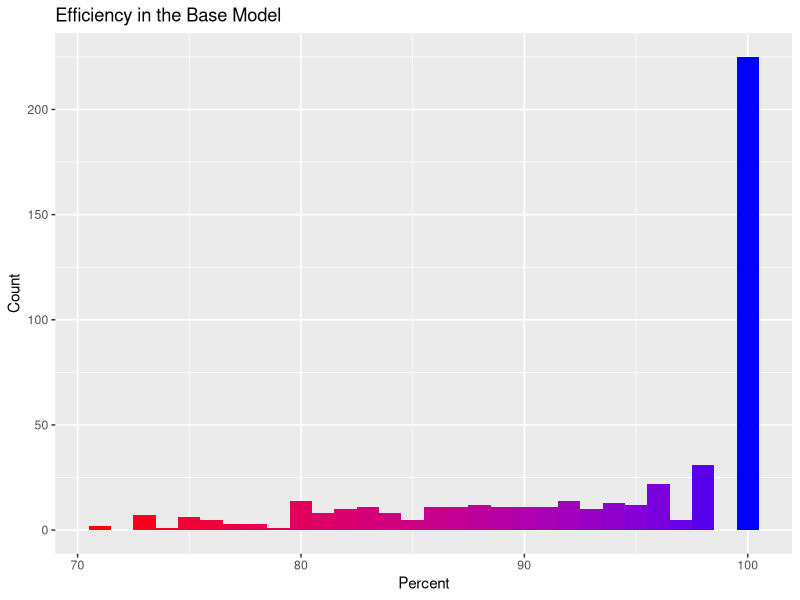
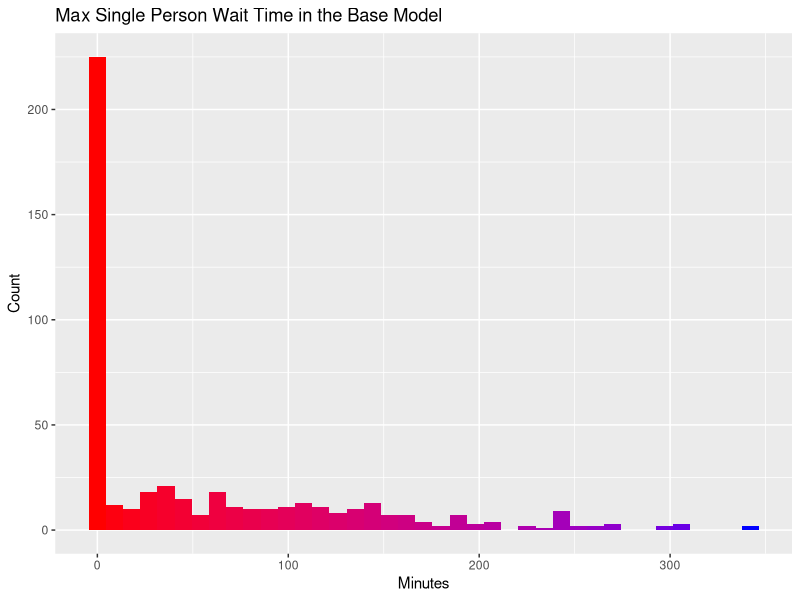
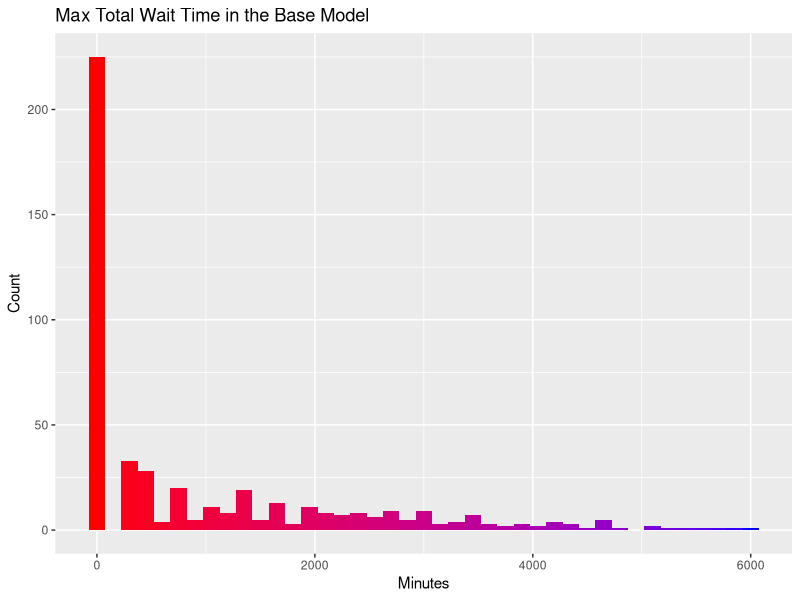
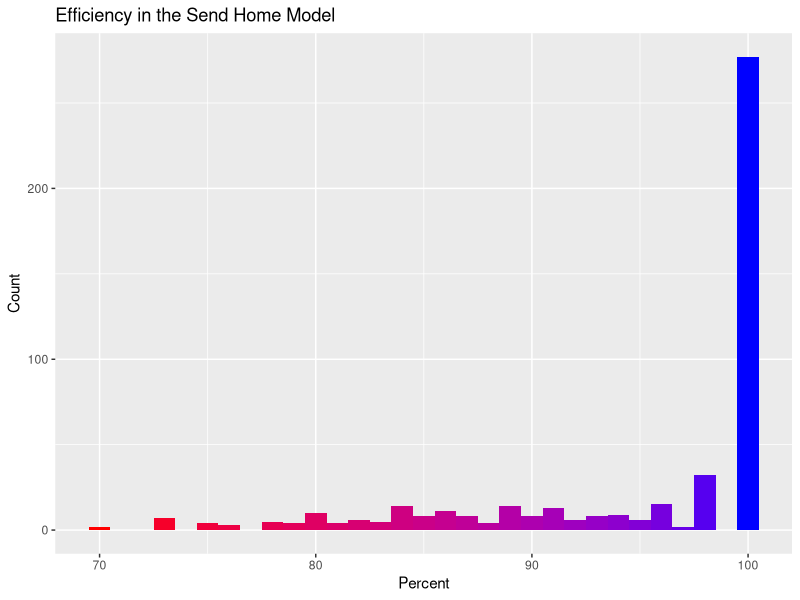
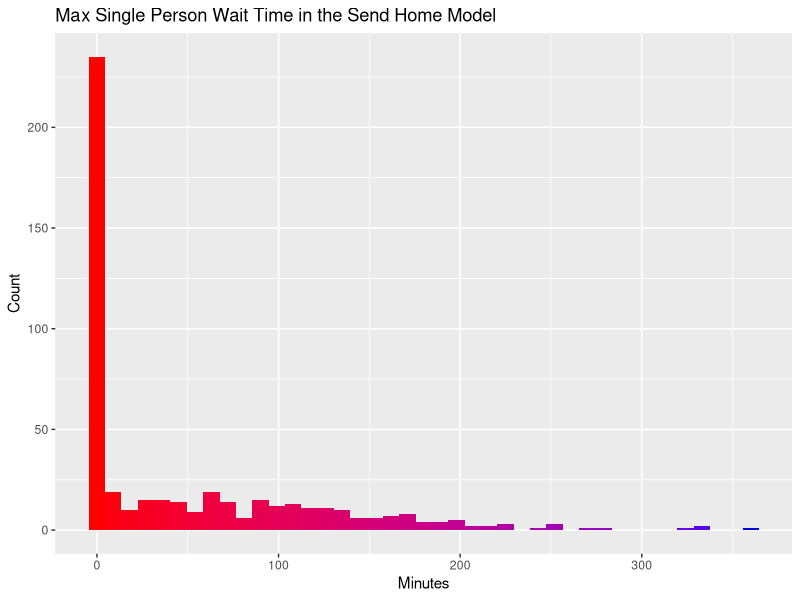
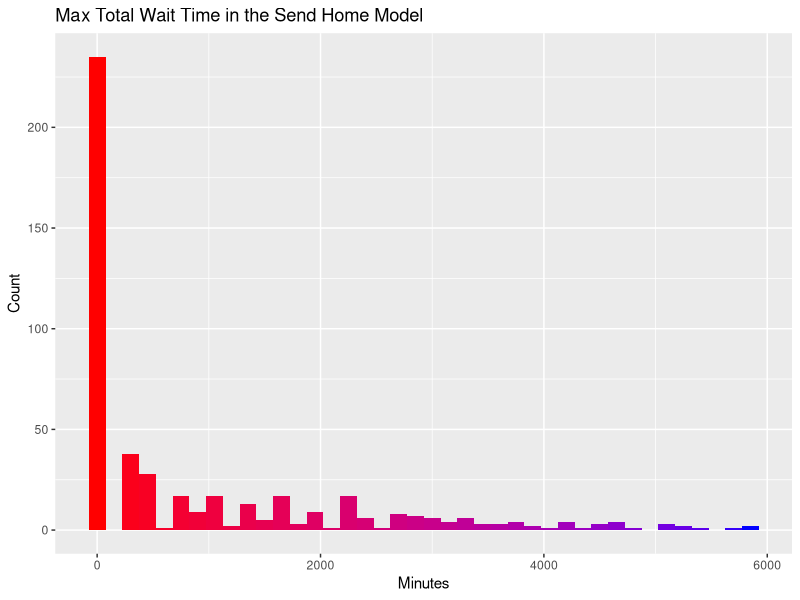
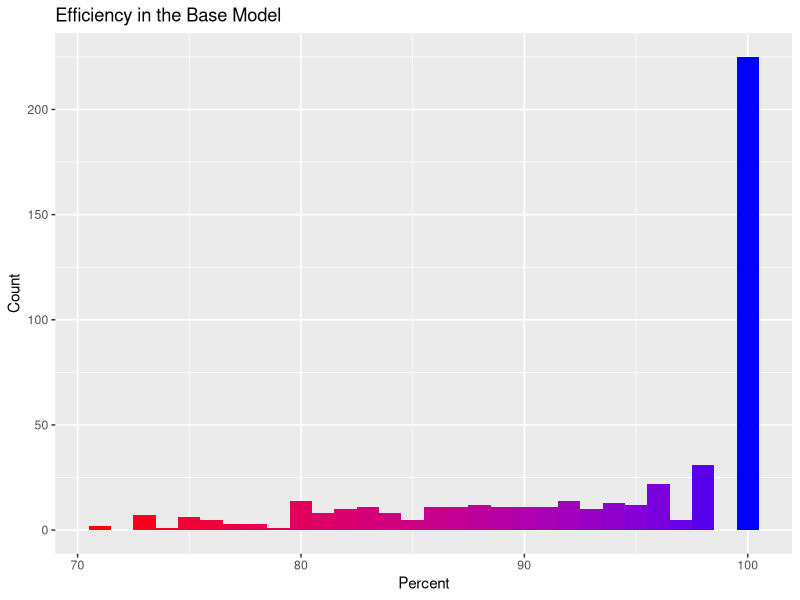
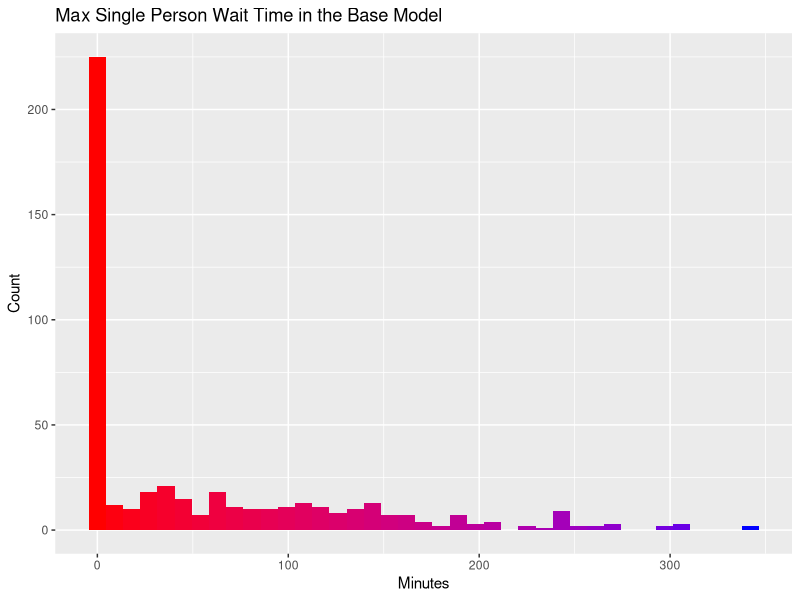

Generate these figures, in order, with R:
library(ggplot2)
library(reshape)
library(dplyr)

# create data
df.0 <- read.csv("Data/Original Model.csv")
df.1 <- read.csv("Data/Send Home.csv")

# make histogram graphs
ggplot(df.0, aes(x=Efficiency, fill = ..x..)) + geom_histogram(binwidth = 1) + scale_fill_gradient(low = "red", high = "blue") +
  labs(x = "Percent", y = "Count", title = "Efficiency in the Base Model") + theme(legend.position = "none")
ggsave("Images/EfficiencyBase.png")
ggplot(df.0, aes(x=Longest.Wait, fill = ..x..)) + geom_histogram(binwidth = 9) + scale_fill_gradient(low = "red", high = "blue") +
  labs(x = "Minutes", y = "Count", title = "Max Single Person Wait Time in the Base Model") + theme(legend.position = "none")
ggsave("Images/SPWaitBase.png")
ggplot(df.0, aes(x=Total.Wait, fill = ..x..)) + geom_histogram(binwidth = 150) + scale_fill_gradient(low = "red", high = "blue") +
  labs(x = "Minutes", y = "Count", title = "Max Total Wait Time in the Base Model") + theme(legend.position = "none")
ggsave("Images/LongWaitBase.png")

ggplot(df.1, aes(x=Efficiency, fill = ..x..)) + geom_histogram(binwidth = 1) + scale_fill_gradient(low = "red", high = "blue") +
  labs(x = "Percent", y = "Count", title = "Efficiency in the Send Home Model") + theme(legend.position = "none")
ggsave("Images/EfficiencySH.png")
ggplot(df.1, aes(x=Longest.Wait, fill = ..x..)) + geom_histogram(binwidth = 9) + scale_fill_gradient(low = "red", high = "blue") +
  labs(x = "Minutes", y = "Count", title = "Max Single Person Wait Time in the Send Home Model") + theme(legend.position = "none")
ggsave("Images/SPWaitSH.png")
ggplot(df.1, aes(x=Total.Wait, fill = ..x..)) + geom_histogram(binwidth = 150) + scale_fill_gradient(low = "red", high = "blue") +
  labs(x = "Minutes", y = "Count", title = "Max Total Wait Time in the Send Home Model") + theme(legend.position = "none")
ggsave("Images/LongWaitSH.png")
